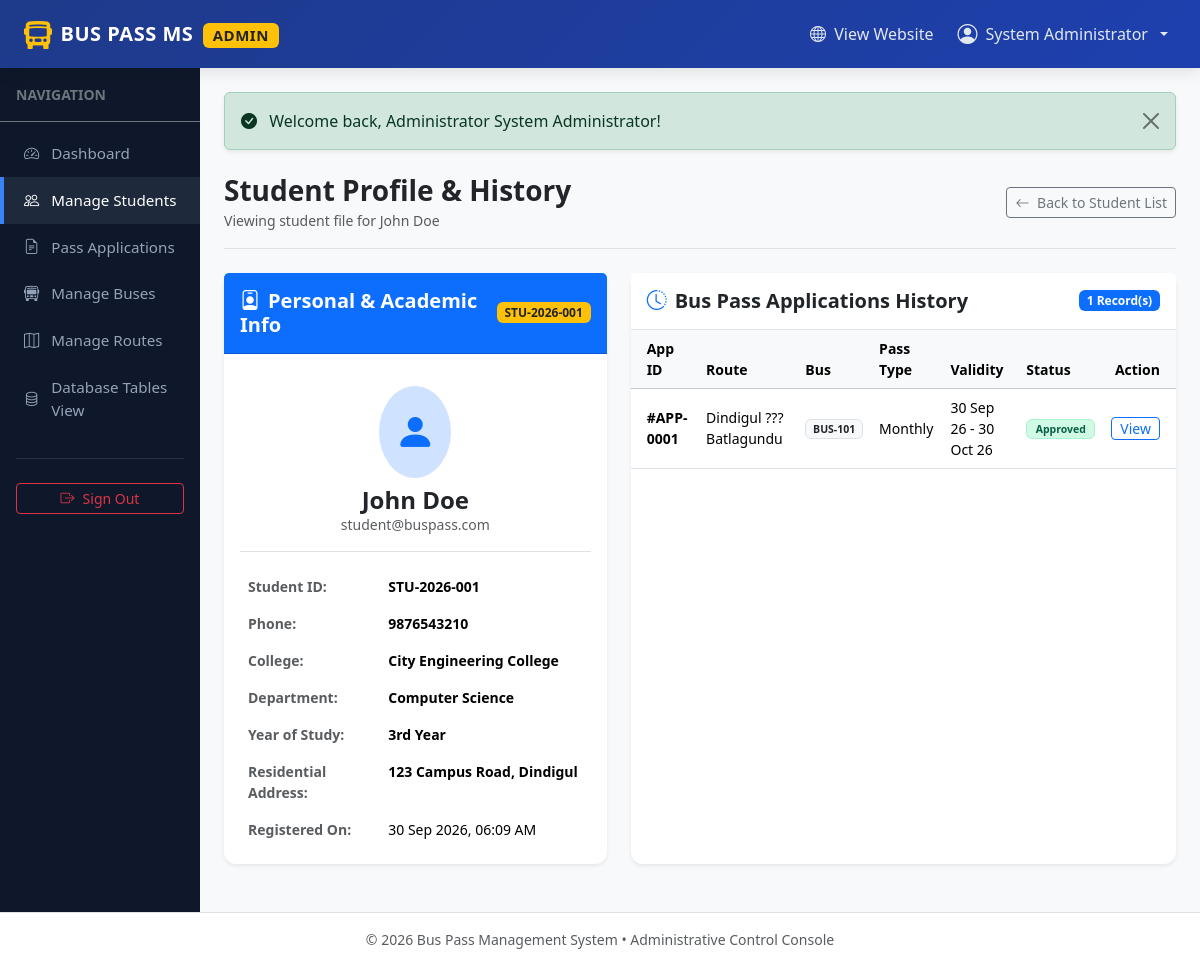
Screenshot of /admin/view_student.php?id=1 (signed in) with the database file from the repository.
### tables this page shows
CREATE TABLE `students` (
  `id` int(11) NOT NULL AUTO_INCREMENT,
  `user_id` int(11) NOT NULL,
  `student_id` varchar(50) NOT NULL,
  `phone` varchar(20) NOT NULL,
  `college` varchar(150) NOT NULL,
  `department` varchar(100) NOT NULL,
  `year` varchar(20) NOT NULL,
  `address` text NOT NULL,
  `created_at` timestamp NOT NULL DEFAULT current_timestamp(),
  PRIMARY KEY (`id`),
  UNIQUE KEY `student_id` (`student_id`),
  KEY `user_id` (`user_id`),
  CONSTRAINT `students_ibfk_1` FOREIGN KEY (`user_id`) REFERENCES `users` (`id`) ON DELETE CASCADE
);

CREATE TABLE `users` (
  `id` int(11) NOT NULL AUTO_INCREMENT,
  `name` varchar(100) NOT NULL,
  `email` varchar(100) NOT NULL,
  `password` varchar(255) NOT NULL,
  `role` enum('student','admin') NOT NULL DEFAULT 'student',
  `created_at` timestamp NOT NULL DEFAULT current_timestamp(),
  PRIMARY KEY (`id`),
  UNIQUE KEY `email` (`email`)
);

CREATE TABLE `bus_pass_applications` (
  `id` int(11) NOT NULL AUTO_INCREMENT,
  `student_id` int(11) NOT NULL,
  `route_id` int(11) NOT NULL,
  `bus_id` int(11) NOT NULL,
  `pass_type` enum('Daily','Monthly','Quarterly','Semester') NOT NULL,
  `start_date` date NOT NULL,
  `end_date` date NOT NULL,
  `application_date` timestamp NOT NULL DEFAULT current_timestamp(),
  `status` enum('Pending','Approved','Rejected') NOT NULL DEFAULT 'Pending',
  `remarks` text DEFAULT NULL,
  `approved_at` timestamp NULL DEFAULT NULL,
  PRIMARY KEY (`id`),
  KEY `student_id` (`student_id`),
  KEY `route_id` (`route_id`),
  KEY `bus_id` (`bus_id`),
  CONSTRAINT `bus_pass_applications_ibfk_1` FOREIGN KEY (`student_id`) REFERENCES `students` (`id`) ON DELETE CASCADE,
  CONSTRAINT `bus_pass_applications_ibfk_2` FOREIGN KEY (`route_id`) REFERENCES `routes` (`id`),
  CONSTRAINT `bus_pass_applications_ibfk_3` FOREIGN KEY (`bus_id`) REFERENCES `buses` (`id`)
);

CREATE TABLE `routes` (
  `id` int(11) NOT NULL AUTO_INCREMENT,
  `route_name` varchar(150) NOT NULL,
  `start_point` varchar(100) NOT NULL,
  `end_point` varchar(100) NOT NULL,
  `stops` text NOT NULL,
  `fare` decimal(10,2) NOT NULL DEFAULT 0.00,
  `created_at` timestamp NOT NULL DEFAULT current_timestamp(),
  PRIMARY KEY (`id`)
);

CREATE TABLE `buses` (
  `id` int(11) NOT NULL AUTO_INCREMENT,
  `bus_number` varchar(50) NOT NULL,
  `bus_name` varchar(100) NOT NULL,
  `capacity` int(11) NOT NULL,
  `status` enum('Active','Inactive') NOT NULL DEFAULT 'Active',
  `created_at` timestamp NOT NULL DEFAULT current_timestamp(),
  PRIMARY KEY (`id`),
  UNIQUE KEY `bus_number` (`bus_number`)
);

### admin/view_student.php (the view, shortened to what this page needs)
<?php
include_once __DIR__ . '/../config/db.php';
$student_id = isset($_GET['id']) ? (int)$_GET['id'] : 0;
$sql = "SELECT s.*, u.name, u.email, u.created_at AS user_registered_on
        FROM students s
        JOIN users u ON s.user_id = u.id
        WHERE s.id = ? LIMIT 1";
$stmt = mysqli_prepare($conn, $sql);
mysqli_stmt_bind_param($stmt, "i", $student_id);
mysqli_stmt_execute($stmt);
$result = mysqli_stmt_get_result($stmt);
$student = mysqli_fetch_assoc($result);
$apps = [];
$app_sql = "SELECT a.*, r.route_name, b.bus_number
            FROM bus_pass_applications a
            JOIN routes r ON a.route_id = r.id
            JOIN buses b ON a.bus_id = b.id
            WHERE a.student_id = ?
            ORDER BY a.id DESC";
$app_stmt = mysqli_prepare($conn, $app_sql);
mysqli_stmt_bind_param($app_stmt, "i", $student_id);
mysqli_stmt_execute($app_stmt);
$app_result = mysqli_stmt_get_result($app_stmt);
while ($row = mysqli_fetch_assoc($app_result)) {
    $apps[] = $row;
}
include_once __DIR__ . '/includes/header.php';
?>
<div class="d-flex justify-content-between flex-wrap flex-md-nowrap align-items-center pt-2 pb-3 mb-4 border-bottom">
    <div>
        <h1 class="h3 fw-bold text-dark mb-0">Student Profile & History</h1>
        <small class="text-muted">Viewing student file for <?php echo htmlspecialchars($student['name']); ?></small>
    </div>
    <div>
        <a href="students.php" class="btn btn-outline-secondary btn-sm">
            <i class="bi bi-arrow-left me-1"></i> Back to Student List
        </a>
    </div>
</div>
<div class="row g-4 mb-4">
    <div class="col-lg-5">
        <div class="card card-custom border-0 shadow-sm h-100">
            <div class="card-header bg-primary text-white py-3">
                <div class="d-flex align-items-center justify-content-between">
                    <h5 class="fw-bold mb-0"><i class="bi bi-person-badge me-2"></i>Personal & Academic Info</h5>
                    <span class="badge bg-warning text-dark"><?php echo htmlspecialchars($student['student_id']); ?></span>
                </div>
            </div>
            <div class="card-body">
                <div class="text-center py-3 mb-3 border-bottom">
                    <div class="bg-primary-subtle text-primary p-3 rounded-circle d-inline-block mb-2">
                        <i class="bi bi-person-fill fs-1"></i>
                    </div>
                    <h4 class="fw-bold mb-0"><?php echo htmlspecialchars($student['name']); ?></h4>
                    <p class="text-muted small mb-0"><?php echo htmlspecialchars($student['email']); ?></p>
                </div>
                <table class="table table-borderless small mb-0">
                    <tbody>
                        <tr>
                            <th class="text-muted" style="width: 40%;">Student ID:</th>
                            <td class="fw-bold"><?php echo htmlspecialchars($student['student_id']); ?></td>
                        </tr>
                        <tr>
                            <th class="text-muted">Phone:</th>
                            <td class="fw-bold"><?php echo htmlspecialchars($student['phone']); ?></td>
                        </tr>
                        <tr>
                            <th class="text-muted">College:</th>
                            <td class="fw-bold"><?php echo htmlspecialchars($student['college']); ?></td>
                        </tr>
                        <tr>
                            <th class="text-muted">Department:</th>
                            <td class="fw-bold"><?php echo htmlspecialchars($student['department']); ?></td>
                        </tr>
                        <tr>
                            <th class="text-muted">Year of Study:</th>
                            <td class="fw-bold"><?php echo htmlspecialchars($student['year']); ?></td>
                        </tr>
                        <tr>
                            <th class="text-muted">Residential Address:</th>
                            <td class="fw-bold"><?php echo nl2br(htmlspecialchars($student['address'])); ?></td>
                        </tr>
                        <tr>
                            <th class="text-muted">Registered On:</th>
                            <td><?php echo date('d M Y, h:i A', strtotime($student['user_registered_on'])); ?></td>
                        </tr>
                    </tbody>
                </table>
            </div>
        </div>
    </div>
    <div class="col-lg-7">
        <div class="card card-custom border-0 shadow-sm h-100">
            <div class="card-header bg-white border-bottom py-3 d-flex justify-content-between align-items-center">
                <h5 class="fw-bold mb-0 text-dark">
                    <i class="bi bi-clock-history me-2 text-primary"></i>Bus Pass Applications History
                </h5>
                <span class="badge bg-primary"><?php echo count($apps); ?> Record(s)</span>
            </div>
            <div class="card-body p-0">
                <?php if (!empty($apps)): ?>
                    <div class="table-responsive">
                        <table class="table table-hover align-middle mb-0 small">
                            <thead class="table-light">
                                <tr>
                                    <th class="ps-3">App ID</th>
                                    <th>Route</th>
                                    <th>Bus</th>
                                    <th>Pass Type</th>
                                    <th>Validity</th>
                                    <th>Status</th>
                                    <th class="text-end pe-3">Action</th>
                                </tr>
                            </thead>
                            <tbody>
                                <?php foreach ($apps as $a): ?>
                                    <tr>
                                        <td class="ps-3 fw-bold">#APP-<?php echo str_pad($a['id'], 4, '0', STR_PAD_LEFT); ?></td>
                                        <td><?php echo htmlspecialchars($a['route_name']); ?></td>
                                        <td><span class="badge bg-light text-dark border"><?php echo htmlspecialchars($a['bus_number']); ?></span></td>
                                        <td><?php echo htmlspecialchars($a['pass_type']); ?></td>
                                        <td>
                                            <?php echo date('d M y', strtotime($a['start_date'])); ?> - <?php echo date('d M y', strtotime($a['end_date'])); ?>
                                        </td>
                                        <td>
                                            <?php if ($a['status'] === 'Approved'): ?>
                                                <span class="badge badge-approved">Approved</span>
                                            <?php elseif ($a['status'] === 'Rejected'): ?>
                                                <span class="badge badge-rejected">Rejected</span>
                                            <?php else: ?>
                                                <span class="badge badge-pending">Pending</span>
                                            <?php endif; ?>
                                        </td>
                                        <td class="text-end pe-3">
                                            <a href="view_application.php?id=<?php echo $a['id']; ?>" class="btn btn-sm btn-outline-primary py-0">
                                                View
                                            </a>
                                        </td>
                                    </tr>
                                <?php endforeach; ?>
                            </tbody>
                        </table>
                    </div>
                <?php endif; ?>
            </div>
        </div>
    </div>
</div>
<?php include_once __DIR__ . '/includes/footer.php'; ?>

### css/style.css (style rules this page uses)
:root { --primary-color: #1e40af; --primary-hover: #1d4ed8; --secondary-color: #0f766e; --accent-color: #f59e0b; --dark-bg: #0f172a; --light-bg: #f8fafc; --card-shadow: 0 10px 25px -5px rgba(0, 0, 0, 0.06), 0 8px 10px -6px rgba(0, 0, 0, 0.04); --card-shadow-hover: 0 20px 25px -5px rgba(0, 0, 0, 0.1), 0 10px 10px -5px rgba(0, 0, 0, 0.04); }
body { font-family: 'Segoe UI', system-ui, -apple-system, BlinkMacSystemFont, Roboto, sans-serif; background-color: var(--light-bg); color: #334155; min-height: 100vh; display: flex; flex-direction: column; }
.card-custom { background: #ffffff; border: 1px solid #e2e8f0; border-radius: 12px; box-shadow: var(--card-shadow); transition: transform 0.2s ease, box-shadow 0.2s ease; }
.badge-approved { background-color: #d1fae5; color: #065f46; border: 1px solid #a7f3d0; font-weight: 600; padding: 0.4em 0.8em; }

### rows the page displays
students: user.name "John Doe", student "STU-2026-001", user.email "student@buspass.com", phone "9876543210", college "City Engineering College", department "Computer Science", year "3rd Year", address "123 Campus Road, Dindigul", user.created_at "30 Sep 2026, 06:09 AM"
bus_pass_applications: id "0001", route.route_name "Dindigul ??? Batlagundu", bus.bus_number "BUS-101", pass_type "Monthly", start_date "30 Sep 26", end_date "30 Oct 26", status "Approved"

### other values shown
$_SESSION['user_name'] "System Administrator"
$_SESSION['flash_success'] "Welcome back, Administrator System Administrator!"
count($apps) "1"
